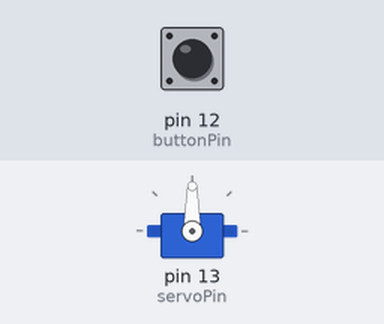
Bench run of a sketch on a simulated Arduino Uno, built with avr-gcc and run on an emulated ATmega328P. On the bench: servo. The test bench sets the inputs (shaded band); at power-on: pin 12 (buttonPin) LOW. What the sketch prints to the serial monitor is not drawn.

Above: at 1.2 s.
1.3 s: pin 12 (buttonPin) pulled HIGH for 0.15 s
At 1.37 s:
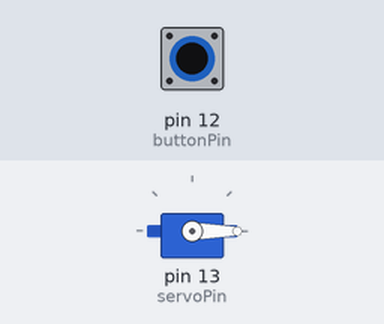
2.9 s: pin 12 (buttonPin) pulled HIGH for 1 s
At 4.9 s:
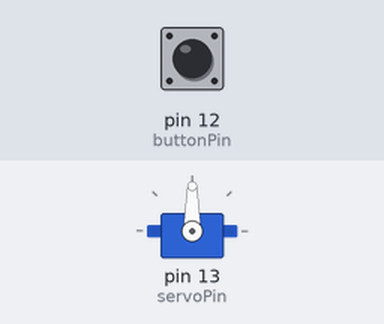
6.9 s: pin 12 (buttonPin) pulsed HIGH 2 times (0.12 s each, 0.3 s apart)
At 7.11 s:
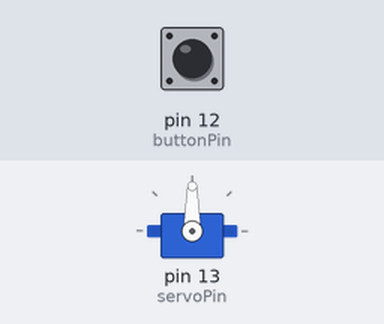
10.5 s: pin 12 (buttonPin) pulled HIGH for 3.2 s
At 11.0 s:
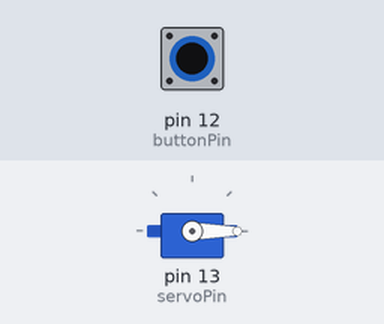
16.7 s: pin 12 (buttonPin) pulsed HIGH 2 times (0.12 s each, 0.3 s apart)
At 17.9 s:
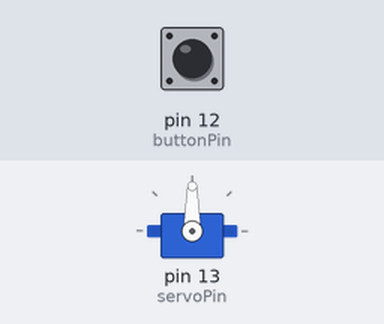
Timing chart, 0 to 19.7 s (numbered marks = the images above; inputs shaded):
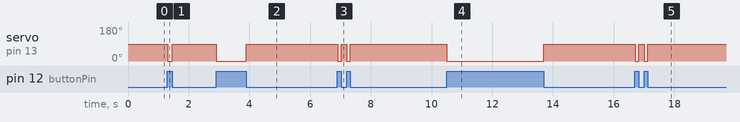

Measured:
- after the input at 1.3 s, servo on pin 13 (servoPin): 90° → 0° at once, → 90° 0.15 s later
- after the input at 2.9 s, servo on pin 13 (servoPin): 90° → 0° at once, → 90° 1.0 s later
- after the input at 6.9 s, servo on pin 13 (servoPin): alternates 90° for 0.19 s and 0° for 0.11 s, 4 changes in all, then stays 90°, starting at once
- after the input at 10.5 s, servo on pin 13 (servoPin): 90° → 0° at once, → 90° 3.2 s later
- after the input at 16.7 s, servo on pin 13 (servoPin): alternates 90° for 0.19 s and 0° for 0.11 s, 4 changes in all, then stays 90°, starting at once

The sketch:

RoomSweepPrep.ino
```cpp
#define servoPin 13        //Onboard LED = digital pin 13
 #include <Servo.h>

 Servo  servo;
 const int buttonPin = 12;
 unsigned int data = 0;   // variable used tostore received data
 const unsigned int upperThreshold = 70;  //upper threshold value
 const unsigned int lowerThreshold = 50;  //lower threshold value
 int buttonState = LOW;

 void setup(){

   Serial.begin(9600);
   servo.attach(servoPin);
 }

 void loop(){
    /*
   data=analogRead(rfReceivePin);    //listen for data on Analog pin 0

    if(data<upperThreshold){

     Serial.println(data);
     servo.write(0);
   }

   if(data>lowerThreshold){

     Serial.println(data);
     servo.write(90);
   }
   */

  buttonState = digitalRead(buttonPin);

  // check if the pushbutton is pressed. If it is, the buttonState is HIGH:
  if (buttonState == HIGH) {
    // turn LED on:
    Serial.println("ON");
    servo.write(0);
  } else {
    // turn LED off:
    servo.write(90);
    Serial.println("OFF");
  }
 }
```
